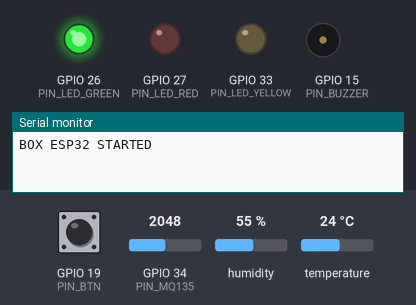
Simulated run of this program. Board: ESP32. Parts: output pins drawn as LEDs (lit = HIGH), buzzer (waves = sounding, pin HIGH), the last lines printed to the serial monitor. Inputs (shaded band) come from the test bench; at power-on: GPIO 19 (PIN_BTN) HIGH, GPIO 34 (PIN_MQ135) = 2048, humidity 55 %, temperature 24 °C. WiFi joins after 1.5 s; servers stay silent unless stated; uploads are accepted with an empty reply.

Above: at 0.1 s.
At 2.1 s:
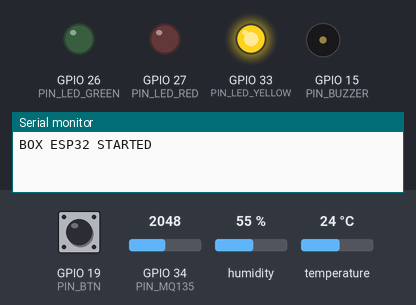
At 4.1 s:
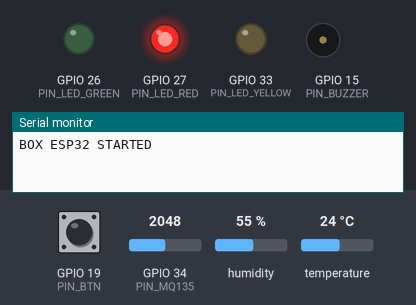
At 6.3 s:
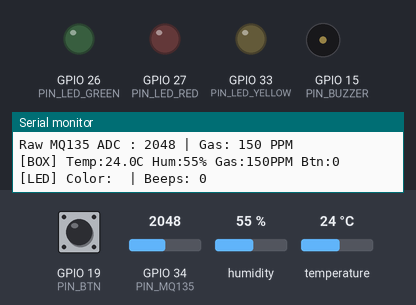
Timing chart, 0 to 7.8 s (numbered marks = the images above):
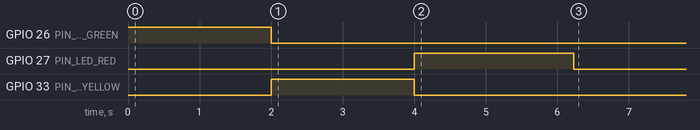

The program:

main.cpp
```cpp
#include <Arduino.h>
#include <WiFi.h>
#include <HTTPClient.h>
#include <DHT.h>
bool ledTestDone = false ;

#define IS_BOX true

const char* ssid = "Yiascm Hackathon 1";
const char* password = "Hack@2026";

String baseUrl = "https://8000-kode-ws-5549e3aa7.hebbale.academy";

#define PIN_DHT 25
#define DHT_TYPE DHT11
DHT dht(PIN_DHT , DHT_TYPE);
#define PIN_MQ135 34
#define PIN_BTN 19
#define PIN_BUZZER 15
#define PIN_LED_GREEN 26
#define PIN_LED_YELLOW 33
#define PIN_LED_RED 27

float lastTemp = 4.0, lastHum = 78.0;

void readDHT11() {
  float humidity = dht.readHumidity();
  float temperature =
  dht.readTemperature();
  if(isnan(humidity) || isnan(temperature)) {
    Serial.println("[DHT11] Failed to read sensor!");
    return;
  }
  lastTemp = temperature;
  lastHum = humidity;

  Serial.printf(
    "[DHT11] Temperature: %.1f C | Humidity : %.1f %%\n",
    lastTemp,lastHum
  );
}


void setLEDsAndBuzzer(String res) {
  int latestPos = res.indexOf("\"latest\"");

  if (latestPos >= 0) {
    int start = res.indexOf('{', latestPos);
    int end = res.indexOf('}', start);

    if (start >= 0 && end > start) {
      res = res.substring(start, end + 1);
    }
  }

  String color = "";
  int key = res.indexOf("\"ring_color\"");

  if (key >= 0) {
    int colon = res.indexOf(':', key);
    int firstQuote = res.indexOf('"', colon + 1);
    int secondQuote = res.indexOf('"', firstQuote + 1);

    if (firstQuote >= 0 && secondQuote > firstQuote) {
      color = res.substring(firstQuote + 1, secondQuote);
    }
  }

  int beeps = 0;
  int beepKey = res.indexOf("\"beeps\"");

  if (beepKey >= 0) {
    int colon = res.indexOf(':', beepKey);

    if (colon >= 0) {
      beeps = res.substring(colon + 1).toInt();
    }
  }

  Serial.printf("[LED] Color: %s | Beeps: %d\n",
                color.c_str(), beeps);

  digitalWrite(PIN_LED_GREEN, color == "GREEN" ? HIGH : LOW);
  digitalWrite(PIN_LED_YELLOW, color == "YELLOW" ? HIGH : LOW);
  digitalWrite(PIN_LED_RED, color == "RED" ? HIGH : LOW);

  for (int i = 0; i < beeps; i++) {
    digitalWrite(PIN_BUZZER, HIGH);
    delay(200);
    digitalWrite(PIN_BUZZER, LOW);
    delay(200);
  }
}


void setup() {
  Serial.begin(115200);
  dht.begin();
  pinMode(PIN_BTN, INPUT_PULLUP);
  pinMode(PIN_BUZZER, OUTPUT);
  pinMode(PIN_LED_GREEN, OUTPUT);
  pinMode(PIN_LED_YELLOW, OUTPUT);
  pinMode(PIN_LED_RED, OUTPUT);
  digitalWrite(PIN_LED_GREEN , HIGH);
  digitalWrite(PIN_LED_YELLOW , HIGH);
  digitalWrite(PIN_LED_RED , HIGH);
  Serial.println(IS_BOX ? "BOX ESP32 STARTED" : "RING ESP32 STARTED");

  WiFi.begin(ssid, password);
}

void loopLED(){
  digitalWrite(PIN_LED_GREEN ,HIGH);
  digitalWrite(PIN_LED_YELLOW , LOW);
  digitalWrite(PIN_LED_RED ,LOW );
  delay(2000);

  digitalWrite(PIN_LED_GREEN, LOW);
  digitalWrite(PIN_LED_YELLOW, HIGH);
  digitalWrite(PIN_LED_RED , LOW);
  delay(2000);

  digitalWrite(PIN_LED_GREEN, LOW);
  digitalWrite(PIN_LED_YELLOW, LOW);
  digitalWrite(PIN_LED_RED , HIGH);
  delay(2000);
}


void loop() {

  if(!ledTestDone) {
    ledTestDone = true;
    loopLED();
    return;
  }
  if (WiFi.status() == WL_CONNECTED) {
    HTTPClient http;

    if (IS_BOX) {
      readDHT11();


      int rawGas = analogRead(PIN_MQ135);
      float gasPpm = map(constrain(rawGas, 0, 4095), 0, 4095, 20, 280);
      bool btnPressed = (digitalRead(PIN_BTN) == LOW);

      Serial.printf("Raw MQ135 ADC : %d | Gas: %.0f PPM\n" , rawGas , gasPpm);

      Serial.printf(
          "[BOX] Temp:%.1fC Hum:%.0f%% Gas:%.0fPPM Btn:%d\n",
          lastTemp, lastHum, gasPpm, btnPressed
      );

      http.begin(baseUrl + "/telemetry");
      http.addHeader("Content-Type", "application/json");

      String body = "{\"crate_temp\":" + String(lastTemp) +
                    ",\"humidity\":" + String(lastHum) +
                    ",\"gas_ppm\":" + String(gasPpm) +
                    ",\"switch_user\":" + (btnPressed ? "true" : "false") + "}";

      if (http.POST(body) == 200) {
        setLEDsAndBuzzer(http.getString());
      }
    } else {
      http.begin(baseUrl + "/state");

      if (http.GET() == 200) {
        String res = http.getString();
        Serial.println("[RING] Synced with Box!");
        setLEDsAndBuzzer(res);
      }
    }

    http.end();
  }

  delay(2000);
}
```

Measured:
- by itself, GPIO 26 (PIN_LED_GREEN): HIGH → LOW at 2.0 s
- by itself, GPIO 27 (PIN_LED_RED): LOW → HIGH at 4.0 s, → LOW 2.2 s later
- by itself, GPIO 33 (PIN_LED_YELLOW): LOW → HIGH at 2.0 s, → LOW 2.0 s later
